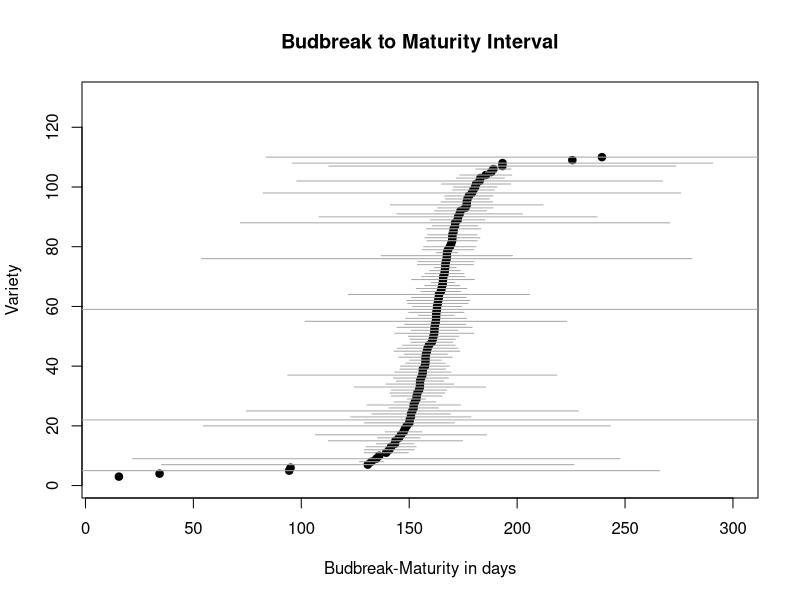
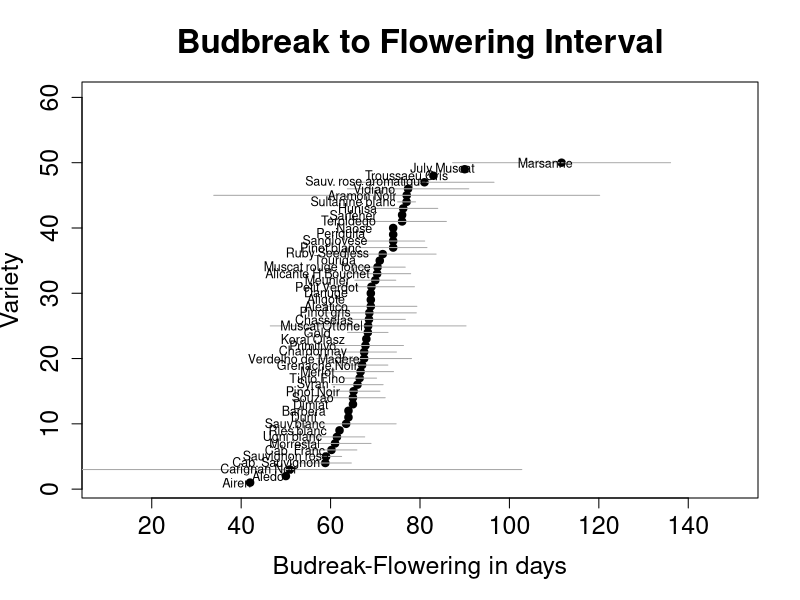
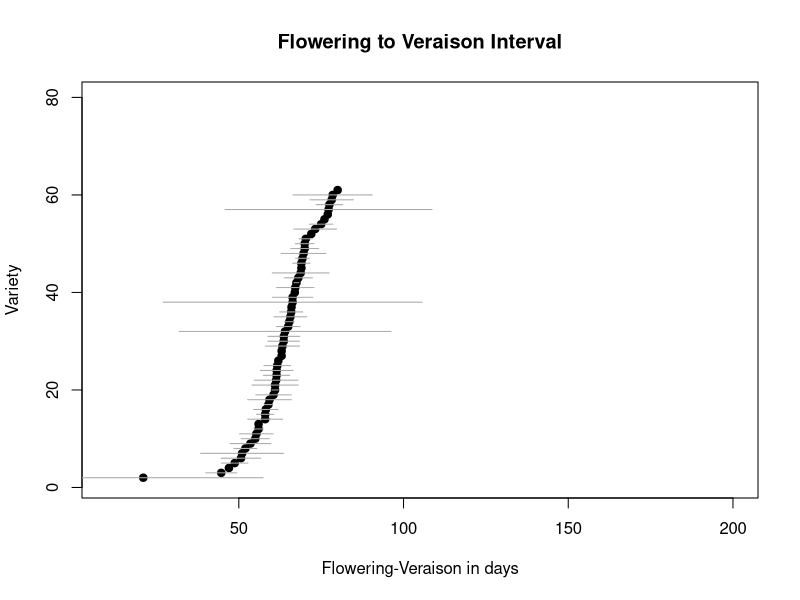
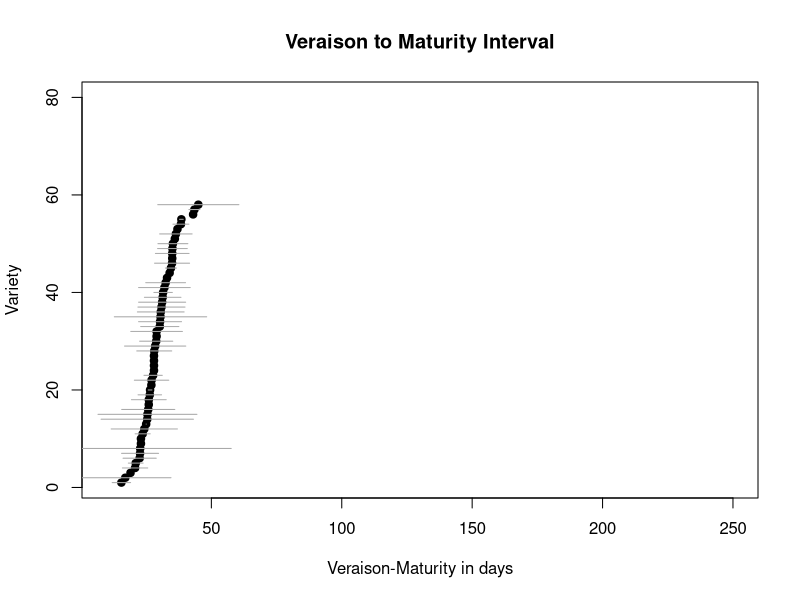
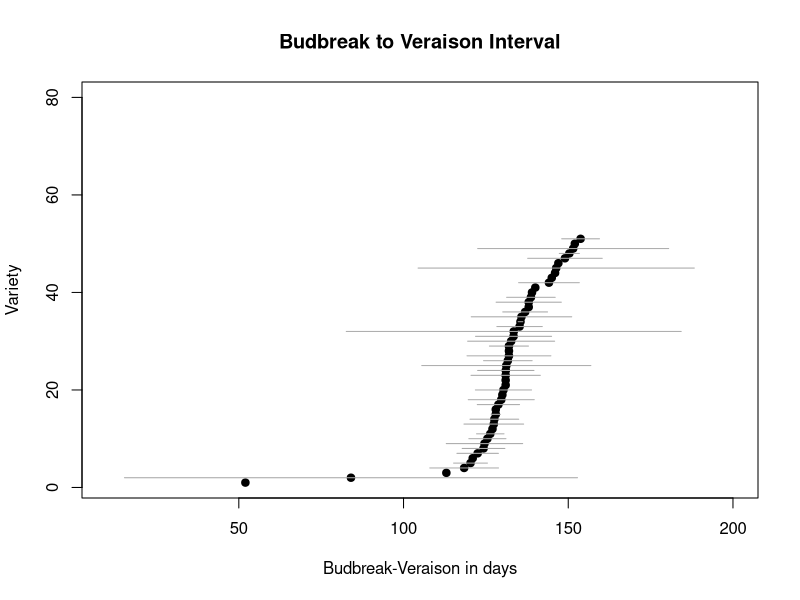
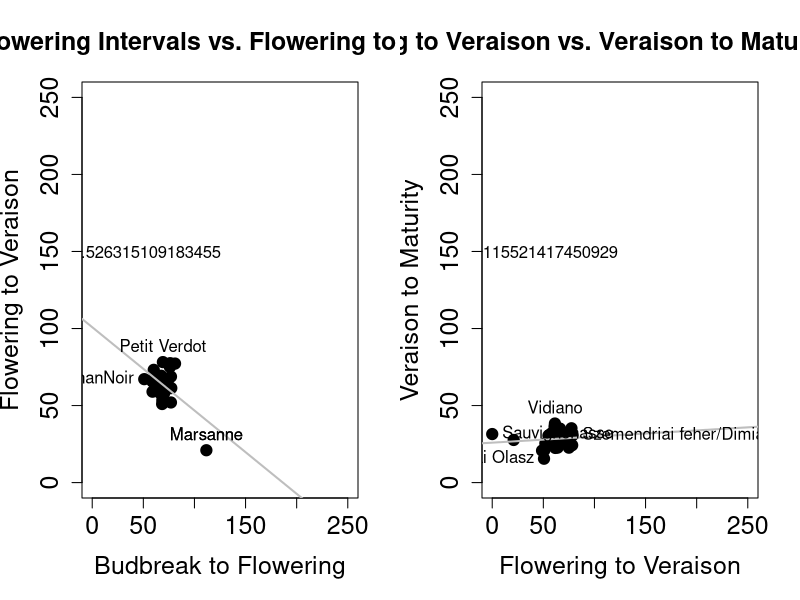
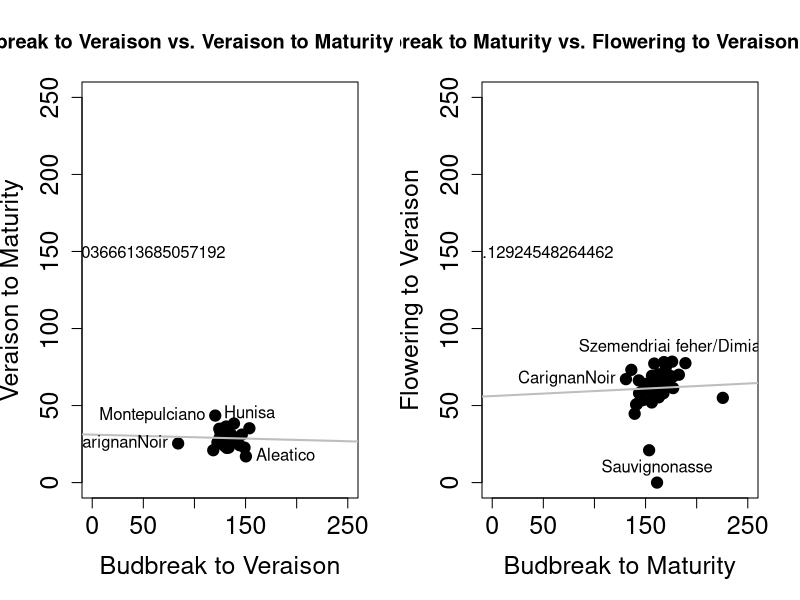
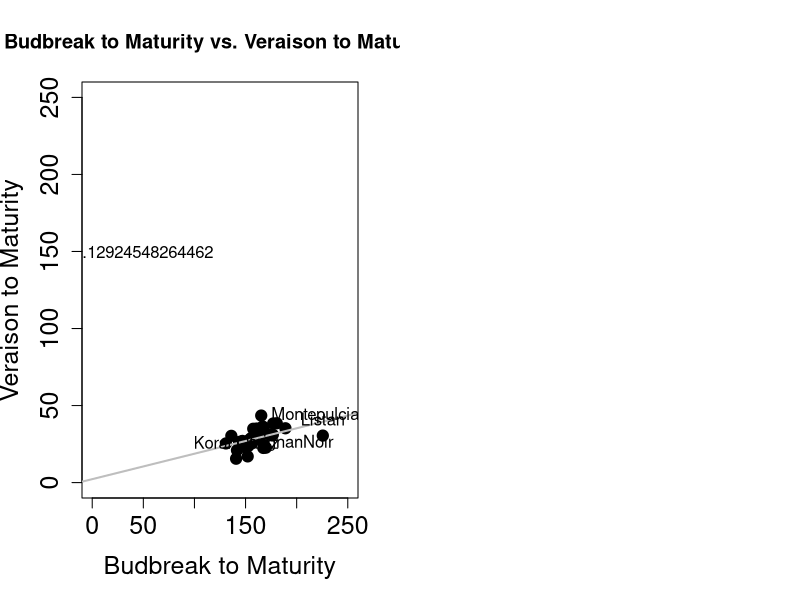

Source code (R) for these figures, in order:
#Housekeeping
setwd("/Users/wolkolab/Asa Project")
rm(list=ls())
options(stringsAsFactors = FALSE)
library(plyr)

## Load function to clean Vassal data
clean.vassal<-function(x){
  x<-as.data.frame(x)
  for( i in 1:nrow(x) ) { #i=1
    
    print(i)
    
    ## correct BB
    if( x$BB[i] != "" & !is.na(x$BB[i])){ 
      
      if(nchar(x$BB[i])<12 & nchar(x$BB[i])>4 
         & length(strsplit(gsub( "/", " ", x$BB[i])," ")[[1]])==3){
        
        if(nchar(strsplit(gsub( "/", " ", x$BB[i])," ")[[1]][3])<3){
          
          elem.i<-x$BB[i]
          b<-strsplit(gsub( "/", " ", elem.i )," ")
          if(b[[1]][3]<20){
            elem.i<-paste(b[[1]][1],b[[1]][2],paste(20,b[[1]][3],sep=""),sep="/")
          } else {
            elem.i<-paste(b[[1]][1],b[[1]][2],paste(19,b[[1]][3],sep=""),sep="/")
          }
          x$BB[i]<-elem.i  
        }
      } else {
        x$review[i]<-"Review this line"
      }
    }
    
    ## correct FLOW
    if(x$FLOW[i]!=""& !is.na(x$FLOW[i])){ 
      
      if(nchar(x$FLOW[i])<12  & nchar(x$FLOW[i])>4
         & length(strsplit(gsub( "/", " ", x$FLOW[i])," ")[[1]])==3){
        
        if(nchar(strsplit(gsub( "/", " ", x$FLOW[i])," ")[[1]][3])<3){
          
          elem.i.fl<-x$FLOW[i]
          b.fl<-strsplit(gsub( "/", " ", elem.i.fl )," ")
          if(b.fl[[1]][3]<20){
            elem.i.fl<-paste(b.fl[[1]][1],b.fl[[1]][2],paste(20,b.fl[[1]][3],sep=""),sep="/")
          } else {
            elem.i.fl<-paste(b.fl[[1]][1],b.fl[[1]][2],paste(19,b.fl[[1]][3],sep=""),sep="/")
          }
          x$FLOW[i]<-elem.i.fl  
        }
      } else {
        x$review[i]<-"Review this line"
      }
    }
    
    ## correct VER
    if(x$VER[i]!=""& !is.na(x$VER[i])){ 
      if(nchar(x$VER[i])<12 & nchar(x$VER[i])>4
         & length(strsplit(gsub( "/", " ", x$VER[i])," ")[[1]])==3){
        if(nchar(strsplit(gsub( "/", " ", x$VER[i])," ")[[1]][3])<3){
          
          elem.i.ver<-x$VER[i]
          b.ver<-strsplit(gsub( "/", " ", elem.i.ver )," ")
          if(b.ver[[1]][3]<20){
            elem.i.ver<-paste(b.ver[[1]][1],b.ver[[1]][2],paste(20,b.ver[[1]][3],sep=""),sep="/")
          } else {
            elem.i.ver<-paste(b.ver[[1]][1],b.ver[[1]][2],paste(19,b.ver[[1]][3],sep=""),sep="/")
          }
          x$VER[i]<-elem.i.ver  
        }
      } else {
        x$review[i]<-"Review this line"
      }
      
    }
    
    ## correct MAT
    if(x$MAT[i]!=""& !is.na(x$MAT[i])){ 
      if(nchar(x$MAT[i])<12 & nchar(x$MAT[i])>4
         & length(strsplit(gsub( "/", " ", x$MAT[i])," ")[[1]])==3){
        if(nchar(strsplit(gsub( "/", " ", x$MAT[i])," ")[[1]][3])<3){
          
          elem.i.ver<-x$MAT[i]
          b.ver<-strsplit(gsub( "/", " ", elem.i.ver )," ")
          if(b.ver[[1]][3]<20){
            elem.i.ver<-paste(b.ver[[1]][1],b.ver[[1]][2],paste(20,b.ver[[1]][3],sep=""),sep="/")
          } else {
            elem.i.ver<-paste(b.ver[[1]][1],b.ver[[1]][2],paste(19,b.ver[[1]][3],sep=""),sep="/")
          }
          x$MAT[i]<-elem.i.ver  
        }
      } else {
        x$review[i]<-"Review this line"
      }
    }
  } 
  return(x)
}




vassal.master<-read.csv("vassal_pheno.csv" ,header=T,sep=",",as.is=T)
dim(vassal.master)

#vassal.master<-vassal.master[,1:9]
vassal.master$BB<-vassal.master$bud_day
vassal.master$FLOW<-vassal.master$flow_day
vassal.master$VER<-vassal.master$ver_day
vassal.master$MAT<-vassal.master$mat_day


vassal.master$BB=gsub( ".", "/", vassal.master$BB,fixed=T)
vassal.master$FLOW=gsub( ".", "/", vassal.master$FLOW,fixed=T)
vassal.master$VER=gsub( ".", "/", vassal.master$VER,fixed=T)
vassal.master$MAT=gsub( ".", "/", vassal.master$MAT,fixed=T)
vassal.master$review<-rep(NA,nrow(vassal.master))


vassal.clean<-clean.vassal(vassal.master)


#write.csv(vassal.clean,file="Vassal_cleaned.csv")



head(vassal.clean)

vassal.clean$BB<-as.Date(vassal.clean$BB,format="%d/%m/%Y")
vassal.clean$FLOW<-as.Date(vassal.clean$FLOW,format="%d/%m/%Y")
vassal.clean$VER<-as.Date(vassal.clean$VER,format="%d/%m/%Y")
vassal.clean$MAT<-as.Date(vassal.clean$MAT,format="%d/%m/%Y")


#Budbreak-Maturation Mean and Standard Dev.

  vassal.clean$DiffBudMat<-difftime(vassal.clean$MAT,vassal.clean$BB,units="days") 
  
  nvar<-length(unique(vassal.clean$variety))
  variety.mean.bud.mat<-as.data.frame(array(NA,dim=c(nvar,3)))
  colnames(variety.mean.bud.mat)<-c("variety","mean Bud-Mat", "sd Bud-Mat")
  
  for(i in 1:nvar){
  print(i)
   var.i<-unique(vassal.clean$variety)[i]
   subset.i<-subset(vassal.clean,variety==var.i)
   variety.mean.bud.mat[i,1]<-var.i
   variety.mean.bud.mat[i,2]<-as.numeric(mean(subset.i$DiffBudMat,na.rm=T))
   variety.mean.bud.mat[i,3]<-as.numeric(sd(subset.i$DiffBudMat,na.rm=T))
   
   
    }
  
  variety.mean.bud.mat
  
  #Budbreak-Flowering Mean and Standard Dev.

  vassal.clean$DiffBudFlow<-difftime(vassal.clean$FLOW,vassal.clean$BB,units="days") 
  
  
  nvar<-length(unique(vassal.clean$variety))
  variety.mean.bud.flow<-as.data.frame(array(NA,dim=c(nvar,3)))
  colnames(variety.mean.bud.flow)<-c("variety","mean Bud-Flow", "sd Bud-Flow")
 
  for(i in 1:nvar){
    print(i)
    var.i<-unique(vassal.clean$variety)[i]
    subset.i<-subset(vassal.clean,variety==var.i)
    variety.mean.bud.flow[i,1]<-var.i
    variety.mean.bud.flow[i,2]<-as.numeric(mean(subset.i$DiffBudFlow,na.rm=T))
    variety.mean.bud.flow[i,3]<-as.numeric(sd(subset.i$DiffBudFlow,na.rm=T))
    
    
  }
  
  variety.mean.bud.flow

#Flowering-Veraison Mean and Standard Dev

vassal.clean$DiffFlowVer<-difftime(vassal.clean$VER,vassal.clean$FLOW,units="days") 


nvar<-length(unique(vassal.clean$variety))
variety.mean.flow.ver<-as.data.frame(array(NA,dim=c(nvar,3)))
colnames(variety.mean.flow.ver)<-c("variety","mean Flow-Ver", "sd Flow-Ver")

for(i in 1:nvar){
  print(i)
  var.i<-unique(vassal.clean$variety)[i]
  subset.i<-subset(vassal.clean,variety==var.i)
  variety.mean.flow.ver[i,1]<-var.i
  variety.mean.flow.ver[i,2]<-as.numeric(mean(subset.i$DiffFlowVer,na.rm=T))
  variety.mean.flow.ver[i,3]<-as.numeric(sd(subset.i$DiffFlowVer,na.rm=T))
  
  
}

variety.mean.flow.ver

#Veraison-Maturation Mean and Standard Dev

vassal.clean$DiffVerMat<-difftime(vassal.clean$MAT,vassal.clean$VER,units="days") 


nvar<-length(unique(vassal.clean$variety))
variety.mean.ver.mat<-as.data.frame(array(NA,dim=c(nvar,3)))
colnames(variety.mean.ver.mat)<-c("variety","mean Ver-Mat", "sd Ver-Mat")

for(i in 1:nvar){
  print(i)
  var.i<-unique(vassal.clean$variety)[i]
  subset.i<-subset(vassal.clean,variety==var.i)
  variety.mean.ver.mat[i,1]<-var.i
  variety.mean.ver.mat[i,2]<-as.numeric(mean(subset.i$DiffVerMat,na.rm=T))
  variety.mean.ver.mat[i,3]<-as.numeric(sd(subset.i$DiffVerMat,na.rm=T))
  
  
}

variety.mean.ver.mat

#Budbreak-Veraison Mean and Standard Dev

vassal.clean$DiffBudVer<-difftime(vassal.clean$VER,vassal.clean$BB,units="days") 


nvar<-length(unique(vassal.clean$variety))
variety.mean.bud.ver<-as.data.frame(array(NA,dim=c(nvar,3)))
colnames(variety.mean.bud.ver)<-c("variety","mean Bud-Ver", "sd Bud-Ver")

for(i in 1:nvar){
  print(i)
  var.i<-unique(vassal.clean$variety)[i]
  subset.i<-subset(vassal.clean,variety==var.i)
  variety.mean.bud.ver[i,1]<-var.i
  variety.mean.bud.ver[i,2]<-as.numeric(mean(subset.i$DiffBudVer,na.rm=T))
  variety.mean.bud.ver[i,3]<-as.numeric(sd(subset.i$DiffBudVer,na.rm=T))
  
  
}

variety.mean.bud.ver


### Let's plot

#Budbreak-Maturation Plot

data.to.plot<-variety.mean.bud.mat[with(variety.mean.bud.mat,order(`mean Bud-Mat`)),]
plot(x=NULL,y=NULL,xlim=c(10,300),ylim=c(1,130),ylab="Variety",xlab="Budbreak-Maturity in days", main="Budbreak to Maturity Interval" )
points(data.to.plot$`mean Bud-Mat`,1:130,pch=19)

for(i in 1:130){
print(i)
    if(!is.na(data.to.plot[i,"mean Bud-Mat"])){
    low.conf<-data.to.plot[i,"mean Bud-Mat"]-data.to.plot[i,"sd Bud-Mat"]
    up.conf<-data.to.plot[i,"mean Bud-Mat"]+data.to.plot[i,"sd Bud-Mat"]
    if(!is.na(abs(up.conf-low.conf)) & abs(up.conf-low.conf)<400){
    lines(c(low.conf,up.conf),rep(i,2),type="l",col="darkgrey")
    }
      }
}

#Budbreak-Flowering Plot
data.to.plot<-variety.mean.bud.flow[with(variety.mean.bud.flow,order(`mean Bud-Flow`)),]
plot(x=NULL,y=NULL,xlim=c(10,150),ylim=c(1,60),ylab="Variety",xlab="Budreak-Flowering in days", main="Budbreak to Flowering Interval",cex=1.5,cex.axis=1.5, cex.lab=1.5,cex.main=2)
points(data.to.plot$`mean Bud-Flow`,1:130,pch=19)

#not working,labels appear too high 
#text(
 # x      = variety.mean.bud.flow$`mean Bud-Flow` ,
 # y      = variety.mean.bud.flow$variety,
  #labels =variety.mean.bud.flow$variety,
  #pos=3) 
#points(data.to.plot$`mean Bud-Flow`,1:130,pch=19)

for(i in 1:130){
  print(i)
  if(!is.na(data.to.plot[i,"mean Bud-Flow"])){
    low.conf<-data.to.plot[i,"mean Bud-Flow"]-data.to.plot[i,"sd Bud-Flow"]
    up.conf<-data.to.plot[i,"mean Bud-Flow"]+data.to.plot[i,"sd Bud-Flow"]
    if(!is.na(abs(up.conf-low.conf)) & abs(up.conf-low.conf)<400){
      lines(c(low.conf,up.conf),rep(i,2),type="l",col="darkgrey")
    }
  }
}
text(39,1,"Airen",cex=.75)
text(46,2,"Aledo",cex=.75)
text(43.90991,3,"Carignan Noir",cex=.75)
text(47.82105,4,"Cab. Sauvignon",cex=.75)
text(50,5,"Sauvignon rose",cex=.75)
text(52,6,"Cab. Franc",cex=.75)
text(52,7,"Morrestal",cex=.75)
text(51.4,8,"Ugni blanc",cex=.75)
text(52.6,9,"Ries.blanc", cex=.75)
text(52,10,"Sauv.blanc",cex=.75)
text(54,11,"Durif",cex=.75)
text(54,12,"Barbera",cex=.75)
text(55.5,13,"Dimiat",cex=.75)     
text(56,14,"Souzao",cex=.75)
text(56,15,"Pinot Noir",cex=.75)
text(56,16,"Syrah",cex=.75)
text(57,17,"Tinto Fino",cex=.75)
text(57,18,"Merlot",cex=.75)
text(57,19,"Grenache Noir",cex=.75)
 text(54,20,"Verdelho de Madere",cex=.75)    
text(56,21,"Chardonnay",cex=.75)
text(56,22,"Primitivo",cex=.75)
text(56,23,"Korai Olasz",cex=.75)
text(57,24,"Gold",cex=.75)
text(58,25,"Muscat Ottonel",cex=.75)
text(58.5,26,"Chasselas",cex=.75)
text(58.75,27,"Pinot gris",cex=.75)
text(59,28,"Aleatico",cex=.75)
text(59,29,"Aligote",cex=.75)
text(59,30,"Danuge",cex=.75)
text(59.1,31,"Petit Verdot",cex=.75)
text(59.25,32,"Meunier",cex=.75)
text(57,33,"Alicante H.Bouchet",cex=.75)
text(57,34,"Muscat rouge fonce",cex=.75)
text(61,35,"Touriga",cex=.75)
text(59.25,36,"Ruby Seedless",cex=.75)
text(60,37,"Pinot blanc",cex=.75)
text(61,38,"Sangiovese",cex=.75)
text(62.3,39,"Periquita",cex=.75)
text(65.3,40,"Naose",cex=.75)
text(64,41,"Teroldego",cex=.75)
text(65,42,"Sarfeher",cex=.75)
text(66,43,"Hunisa",cex=.75)
text(65,44,"Sultanine blanc",cex=.75)
text(67,45,"Aramon Noir",cex=.75)
text(69.75,46,"Vidiano",cex=.75)
text(68,47,"Sauv. rose aromatique",cex=.75)
text(77,48,"Troussaeu Gris", cex=.75)
text(85,49,"July Muscat",cex=.75)
text(108,50,"Marsanne",cex=.75)







#Flowering to Veraison Plot
data.to.plot<-variety.mean.flow.ver[with(variety.mean.flow.ver,order(`mean Flow-Ver`)),]
plot(x=NULL,y=NULL,xlim=c(10,200),ylim=c(1,80),ylab="Variety",xlab="Flowering-Veraison in days", main="Flowering to Veraison Interval" )
points(data.to.plot$`mean Flow-Ver`,1:130,pch=19)

for(i in 1:130){
  print(i)
  if(!is.na(data.to.plot[i,"mean Flow-Ver"])){
    low.conf<-data.to.plot[i,"mean Flow-Ver"]-data.to.plot[i,"sd Flow-Ver"]
    up.conf<-data.to.plot[i,"mean Flow-Ver"]+data.to.plot[i,"sd Flow-Ver"]
    if(!is.na(abs(up.conf-low.conf)) & abs(up.conf-low.conf)<400){
      lines(c(low.conf,up.conf),rep(i,2),type="l",col="darkgrey")
    }
  }
}



#Veraison to Maturation Plot
data.to.plot<-variety.mean.ver.mat[with(variety.mean.ver.mat,order(`mean Ver-Mat`)),]
plot(x=NULL,y=NULL,xlim=c(10,250),ylim=c(1,80),ylab="Variety",xlab="Veraison-Maturity in days", main="Veraison to Maturity Interval" )
points(data.to.plot$`mean Ver-Mat`,1:130,pch=19)

for(i in 1:130){
  print(i)
  if(!is.na(data.to.plot[i,"mean Ver-Mat"])){
    low.conf<-data.to.plot[i,"mean Ver-Mat"]-data.to.plot[i,"sd Ver-Mat"]
    up.conf<-data.to.plot[i,"mean Ver-Mat"]+data.to.plot[i,"sd Ver-Mat"]
    if(!is.na(abs(up.conf-low.conf)) & abs(up.conf-low.conf)<400){
      lines(c(low.conf,up.conf),rep(i,2),type="l",col="darkgrey")
    }
  }
}


#Budbreak to veraison
data.to.plot<-variety.mean.bud.ver[with(variety.mean.bud.ver,order(`mean Bud-Ver`)),]
plot(x=NULL,y=NULL,xlim=c(10,200),ylim=c(1,80),ylab="Variety",xlab="Budbreak-Veraison in days", main="Budbreak to Veraison Interval" )
points(data.to.plot$`mean Bud-Ver`,1:130,pch=19)

for(i in 1:130){
  print(i)
  if(!is.na(data.to.plot[i,"mean Bud-Ver"])){
    low.conf<-data.to.plot[i,"mean Bud-Ver"]-data.to.plot[i,"sd Bud-Ver"]
    up.conf<-data.to.plot[i,"mean Bud-Ver"]+data.to.plot[i,"sd Bud-Ver"]
    if(!is.na(abs(up.conf-low.conf)) & abs(up.conf-low.conf)<400){
      lines(c(low.conf,up.conf),rep(i,2),type="l",col="darkgrey")
    }
  }
}



#plot multi-panel plots
par(mfrow=c(1,2))

## plotting correlation between BB-FL and FL-VER
combined.datasets1<-cbind(variety.mean.bud.flow,variety.mean.flow.ver[,2:3])
combined.datasets1<-na.omit(combined.datasets1)
plot(combined.datasets1$`mean Bud-Flow`,combined.datasets1$`mean Flow-Ver`,
     xlim=c(0,250),ylim=c(0,250),pch=19,cex=1.5,cex.axis=1.5, cex.lab=1.5,cex.main=1.5,
     xlab='Budbreak to Flowering',ylab='Flowering to Veraison', 
     main='Budbreak to Flowering Intervals vs. Flowering to Veraison Intervals')
myline<-lm(combined.datasets1$`mean Flow-Ver`~combined.datasets1$`mean Bud-Flow`)    
abline(myline,col="grey",lwd=2)

text(combined.datasets1[which.min(combined.datasets1$`mean Flow-Ver`),c(2,4)],pos=3,
     combined.datasets1[which.min(combined.datasets1$`mean Flow-Ver`),1])
text(combined.datasets1[which.max(combined.datasets1$`mean Flow-Ver`),c(2,4)],pos=3,
     combined.datasets1[which.max(combined.datasets1$`mean Flow-Ver`),1])

text(combined.datasets1[which.min(combined.datasets1$`mean Bud-Flow`),c(2,4)],pos=2,
     combined.datasets1[which.min(combined.datasets1$`mean Bud-Flow`),1])
text(combined.datasets1[which.max(combined.datasets1$`mean Bud-Flow`),c(2,4)],pos=3,
     combined.datasets1[which.max(combined.datasets1$`mean Bud-Flow`),1])

cor.BBFLFLVER<-cor(combined.datasets1$`mean Bud-Flow`,combined.datasets1$`mean Flow-Ver`,use='pairwise.complete.obs')
text(50,150,cor.BBFLFLVER)




## plot correlation between FL-VER and VER-MAT ----main 
combined.datasets2<-cbind(variety.mean.flow.ver,variety.mean.ver.mat[,2:3])
combined.datasets2<-na.omit(combined.datasets2)
plot(combined.datasets2$`mean Flow-Ver`,combined.datasets2$`mean Ver-Mat`,
     xlim=c(0,250),ylim=c(0,250),pch=19,cex=1.5,cex.axis=1.5, cex.lab=1.5,cex.main=1.5,
     xlab='Flowering to Veraison',ylab='Veraison to Maturity', 
     main='Flowering to Veraison vs. Veraison to Maturity Intervals')
myline<-lm(combined.datasets2$`mean Ver-Mat`~combined.datasets2$`mean Flow-Ver`)    
abline(myline,col="grey",lwd=2)

text(combined.datasets2[which.min(combined.datasets2$`mean Flow-Ver`),c(2,4)],pos=4,
     combined.datasets2[which.min(combined.datasets2$`mean Flow-Ver`),1])
text(combined.datasets2[which.max(combined.datasets2$`mean Flow-Ver`),c(2,4)],pos=4,
     combined.datasets2[which.max(combined.datasets2$`mean Flow-Ver`),1])

text(combined.datasets2[which.min(combined.datasets2$`mean Ver-Mat`),c(2,4)],pos=2,
     combined.datasets2[which.min(combined.datasets2$`mean Ver-Mat`),1])
text(combined.datasets2[which.max(combined.datasets2$`mean Ver-Mat`),c(2,4)],pos=3,
     combined.datasets2[which.max(combined.datasets2$`mean Ver-Mat`),1])

cor.FLVERVERMAT<-cor(combined.datasets2$`mean Flow-Ver`,combined.datasets2$`mean Ver-Mat`,use='pairwise.complete.obs')
text(50,150,cor.FLVERVERMAT)

## plot correlation between BUD-VER, VER-MAT
combined.datasets3<-cbind(variety.mean.bud.ver,variety.mean.ver.mat[,2:3])
combined.datasets3<-na.omit(combined.datasets3)
plot(combined.datasets3$`mean Bud-Ver`,combined.datasets3$`mean Ver-Mat`,
     xlim=c(0,250),ylim=c(0,250),pch=19,cex=1.5,cex.axis=1.5, cex.lab=1.5,
     xlab='Budbreak to Veraison',ylab='Veraison to Maturity', 
     main='Budbreak to Veraison vs. Veraison to Maturity Intervals')
myline<-lm(combined.datasets3$`mean Ver-Mat`~combined.datasets3$`mean Bud-Ver`)    
abline(myline,col="grey",lwd=2)

text(combined.datasets3[which.min(combined.datasets3$`mean Bud-Ver`),c(2,4)],pos=2,
     combined.datasets3[which.min(combined.datasets3$`mean Bud-Ver`),1])
text(combined.datasets3[which.max(combined.datasets3$`mean Bud-Ver`),c(2,4)],pos=3,
     combined.datasets3[which.max(combined.datasets3$`mean Bud-Ver`),1])

text(combined.datasets3[which.min(combined.datasets3$`mean Ver-Mat`),c(2,4)],pos=4,
     combined.datasets3[which.min(combined.datasets3$`mean Ver-Mat`),1])
text(combined.datasets3[which.max(combined.datasets3$`mean Ver-Mat`),c(2,4)],pos=2,
     combined.datasets3[which.max(combined.datasets3$`mean Ver-Mat`),1])

cor.BBVERVERMAT<-cor(combined.datasets3$`mean Bud-Ver`,combined.datasets3$`mean Ver-Mat`,use='pairwise.complete.obs')
text(50,150,cor.BBVERVERMAT)

## plot correlation between BUD-MAT, FLO-VER
combined.datasets4<-cbind(variety.mean.bud.mat,variety.mean.flow.ver[,2:3])
combined.datasets4<-na.omit(combined.datasets4)
plot(combined.datasets4$`mean Bud-Mat`,combined.datasets4$`mean Flow-Ver`,
     xlim=c(0,250),ylim=c(0,250),pch=19,cex=1.5,cex.axis=1.5, cex.lab=1.5,
     xlab='Budbreak to Maturity',ylab='Flowering to Veraison', 
     main='Budbreak to Maturity vs. Flowering to Veraison Intervals')
myline<-lm(combined.datasets4$`mean Flow-Ver`~combined.datasets4$`mean Bud-Mat`)    
abline(myline,col="grey",lwd=2)

text(combined.datasets4[which.min(combined.datasets4$`mean Bud-Mat`),c(2,4)],pos=2,
     combined.datasets4[which.min(combined.datasets4$`mean Bud-Mat`),1])
text(combined.datasets4[which.max(combined.datasets4$`mean Bud-Mat`),c(2,4)],pos=3,
     combined.datasets4[which.max(combined.datasets4$`mean Bud-Mat`),1])

text(combined.datasets4[which.min(combined.datasets4$`mean Flow-Ver`),c(2,4)],pos=3,
     combined.datasets4[which.min(combined.datasets4$`mean Flow-Ver`),1])
text(combined.datasets4[which.max(combined.datasets4$`mean Flow-Ver`),c(2,4)],pos=3,
     combined.datasets4[which.max(combined.datasets4$`mean Flow-Ver`),1])

cor.BBMATFLOVER<-cor(combined.datasets4$`mean Bud-Mat`,combined.datasets4$`mean Flow-Ver`,use='pairwise.complete.obs')
text(50,150,cor.BBMATFLOVER)

## plot correlation between BUD-MAT,VER-MAT
combined.datasets5<-cbind(variety.mean.bud.mat,variety.mean.ver.mat[,2:3])
combined.datasets5<-na.omit(combined.datasets5)
plot(combined.datasets5$`mean Bud-Mat`,combined.datasets5$`mean Ver-Mat`,
     xlim=c(0,250),ylim=c(0,250),pch=19,cex=1.5,cex.axis=1.5, cex.lab=1.5,
     xlab='Budbreak to Maturity',ylab='Veraison to Maturity', 
     main='Budbreak to Maturity vs. Veraison to Maturity')
myline<-lm(combined.datasets5$`mean Ver-Mat`~combined.datasets5$`mean Bud-Mat`)    
abline(myline,col="grey",lwd=2)

text(combined.datasets5[which.min(combined.datasets5$`mean Bud-Mat`),c(2,4)],pos=4,
     combined.datasets5[which.min(combined.datasets5$`mean Bud-Mat`),1])
text(combined.datasets5[which.max(combined.datasets5$`mean Bud-Mat`),c(2,4)],pos=3,
     combined.datasets5[which.max(combined.datasets5$`mean Bud-Mat`),1])

text(combined.datasets5[which.min(combined.datasets5$`mean Ver-Mat`),c(2,4)],pos=3,
     combined.datasets5[which.min(combined.datasets5$`mean Ver-Mat`),1])
text(combined.datasets5[which.max(combined.datasets5$`mean Ver-Mat`),c(2,4)],pos=4,
     combined.datasets5[which.max(combined.datasets5$`mean Ver-Mat`),1])

cor.BBMATVERMAT<-cor(combined.datasets4$`mean Bud-Mat`,combined.datasets4$`mean Flow-Ver`,use='pairwise.complete.obs')
text(50,150,cor.BBMATVERMAT)



